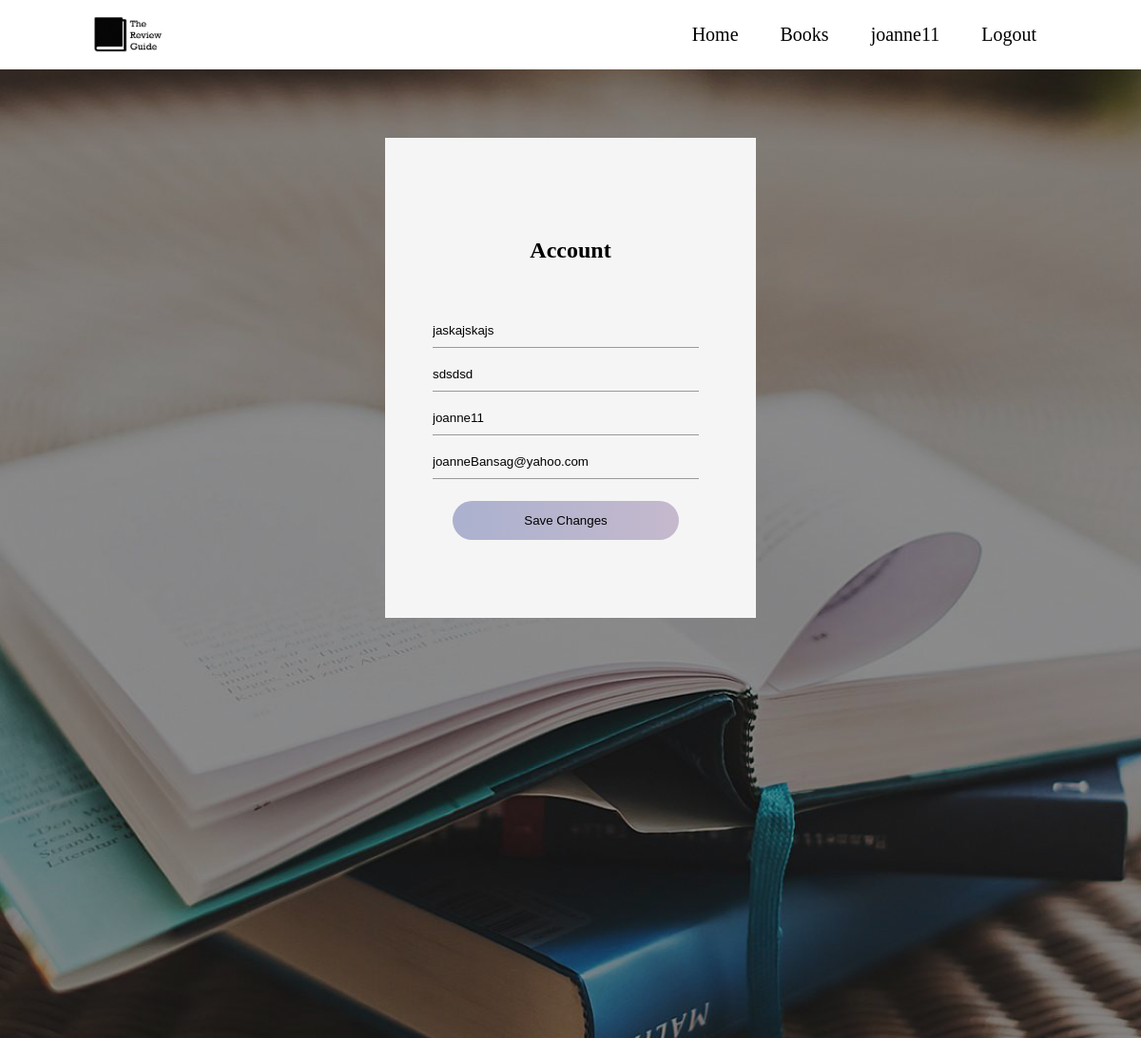
The app's page /account/ (signed in) with its own data.
### account/models.py (models this page shows, shortened)
class Account(AbstractBaseUser):
    email = models.EmailField(verbose_name="email", max_length=60, unique=True)
    username = models.CharField(max_length=30, unique=True)
    firstname = models.CharField(max_length=50)
    lastname = models.CharField(max_length=50)
    date_joined = models.DateTimeField(verbose_name='date joined', auto_now_add=True)
    last_login = models.DateTimeField(verbose_name='last login', auto_now_add=True)
    is_admin = models.BooleanField(default=False)
    is_active = models.BooleanField(default=True)
    is_staff = models.BooleanField(default=False)
    is_superuser = models.BooleanField(default=False)
    USERNAME_FIELD = 'username'
    REQUIRED_FIELDS = ['email', 'firstname', 'lastname']
    objects = MyAccountManager()

### account/views.py (the view)
# urls.py: path('account/', account_view, name="account"),
def account_view(request):
    if not request.user.is_authenticated:
        return redirect('login')
    context = {}
    if request.POST:
        form = AccountUpdateForm(request.POST, instance=request.user)
        if form.is_valid():
            form.initial = {
                "firstname": request.POST["firstname"],
                "lastname": request.POST["lastname"],
                "username": request.POST["username"],
                "email": request.POST["email"],
            }
            form.save()
            context['success_message'] = "Updated"
    else:
        form = AccountUpdateForm(
            initial={
                "firstname": request.user.firstname,
                "lastname": request.user.lastname,
                "username": request.user.username,
                "email": request.user.email,
            }
        )
    context['account_form'] = form
    return render(request, 'account/account.html', context)

### account/forms.py (shortened to what this page needs)
class AccountUpdateForm(forms.ModelForm):
    class Meta:
        model = Account
        fields = ('firstname', 'lastname', 'username', 'email')

### account/templates/account/account.html (shortened to what this page needs)
{% extends 'base.html' %}
{% block content %}
<div class="mainDiv">
    <div class="loginBox">
        <div class="titleLogo">
            <h2>Account</h2>
        </div>
        <form class="loginForm" method="POST">
            <input type="text" name="firstname" class="inputField" required
                   autofocus value="{{account_form.initial.firstname}}">
            <input type="text" name="lastname" class="inputField" required
            autofocus value="{{account_form.initial.lastname}}">
            <input type="text" name="username" class="inputField" required
            autofocus value="{{account_form.initial.username}}">
            <input type="email" name="email" class="inputField" required
            autofocus value="{{account_form.initial.email}}">
            <br><br>
            <button type="submit" class="submitButton" name="login" value="login_user">Save Changes</button>
        </form>
    </div>
</div>
{% endblock content %}

### templates/snippets/header.html (shortened to what this page needs)
{% load static%}
    <div class="header">
        <div class="navbar">
            <img src="{% static 'photos/logo1.jpg' %}" class="logo">
            <ul>
                {% if request.user.is_authenticated %}
                <li><a href="{% url 'home' %}">Home</a></li>
                <li><a href="{% url 'books' %}">Books</a></li>
                <li><a href="{% url 'account' %}">{{request.user.username}}</a></li>
                <li><a href="{% url 'logout' %}">Logout</a></li>
                {% else %}
                <li><a href="{% url 'home' %}">Home</a></li>
                <li><a href="{% url 'login' %}">Login</a></li>
                <li><a href="{% url 'register' %}">Register</a></li>
                {% endif %}
            </ul>
    </div>

### templates/snippets/header.html (style rules this page uses)
.header { width: 100%; height: 100vh; }
.navbar { width: 85%; margin: auto; padding: 10px 0; display: flex; align-items: center; justify-content: space-between; }
.logo { width: 100px; }
.navbar ul li { list-style: none; display: inline-block; margin: 0 20px; color: black; font-size: 20px; }
.navbar ul li a { text-decoration: none; color: black; }

### templates/base.html (style rules this page uses)
* { padding: 0; margin: 0; list-style: none; text-decoration: none; }

### account/templates/account/account.html (style rules this page uses)
.mainDiv { width: 100%; height: 100%; background-image: linear-gradient(rgba(0,0,0,0.4), rgba(0,0,0,0.4)), url("/static/photos/1.jpg"); background-position: center; background-size: cover; position: absolute; }
.loginBox { width: 380px; height: 495px; position: relative; margin: 6% auto; background: whitesmoke; padding: 5px; overflow: hidden; }
.titleLogo { margin: 100px auto; text-align: center; }
.loginForm { top: 180px; position: absolute; width: 280px; margin-left:45px; transition: .5s; }
.inputField { width: 100%; padding: 10px 0; margin: 5px 0; border-left: 0; border-right: 0; border-top: 0; border-bottom: 1px solid #999; outline: none; background: transparent; }
.submitButton { width: 85%; padding-top: 10px; padding: 13px 30px; cursor: pointer; display: block; margin: auto; background: linear-gradient(to right, #abb1cf,#c5b9cd); border: 0; outline: none; border-radius: 30px; }

### records on screen
Account: user.username "joanne11", firstname "jaskajskajs", lastname "sdsdsd", username "joanne11", email "joanneBansag@yahoo.com"
